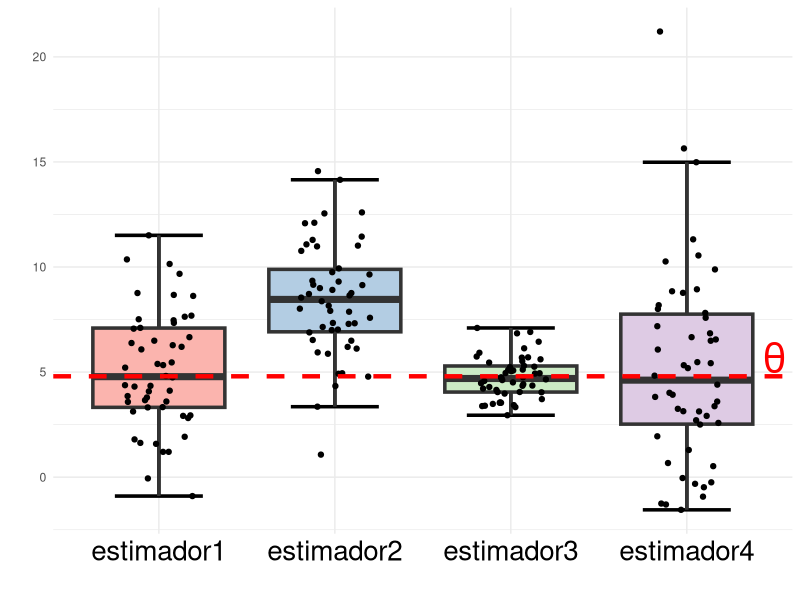

Reproduce this figure in R.
## ---- chunk 1
#| echo: false
#| eval: true
#| fig-height: 8

set.seed(123)

estimador1 <- rnorm(50, 5, 3)
estimador2 <- rnorm(50, 8, 3)
estimador3 <- rnorm(50, 5, 1)
estimador4 <- rnorm(50, 5, 5)

estimadores_nome <- rep(c("estimador1","estimador2","estimador3","estimador4"), times = c(length(estimador1),length(estimador2),length(estimador3),length(estimador4)))
estimadores_valores <- c(estimador1,estimador2,estimador3,estimador4)

est <- data.frame(estimadores=estimadores_nome, valores=estimadores_valores)

library(ggplot2)

ggplot(est, aes(x = estimadores, y = valores)) +
  stat_boxplot(geom = "errorbar", width = 0.5, size = 1.2) +
  geom_boxplot(aes(fill = estimadores), outlier.shape = NA, size = 1.2) +
  geom_jitter(color = "black", aes(fill = estimadores), size = 1.5, width = 0.2) +
  geom_hline(yintercept = 4.8, color = "red", linewidth = 1.5, linetype = "dashed") +
  annotate("text", x = 4.5, y = 5.7, label = expression(theta), color = "red",
    size = 10, fontface = "bold") +
  labs(x = "", y = "") +
  #theme(legend.position = "none") +
  guides(fill = "none") +
  theme_minimal() +
  theme(
    axis.title.x = element_text(size = 16),
    axis.title.y = element_text(size = 16),
    axis.text.x = element_text(size = 20, color = "black")
  ) +
  scale_fill_brewer(palette = "Pastel1")
